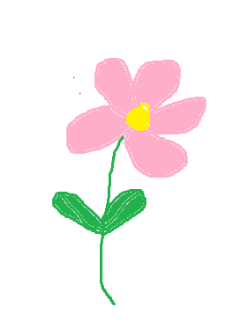
#> input picture Basicimage/gambar.jpg, 236 x 322 px
$ python praktek3.py
#> lines starting #> are read from the running program, lines starting #| are printed output that depends on the picture
import cv2
import matplotlib.pyplot as plt

# Baca gambar
image = cv2.imread('gambar.jpg')
#> image is the input picture: shape (322, 236, 3); mean B, G, R 240.6, 242.2, 247.4
image_rgb = cv2.cvtColor(image, cv2.COLOR_BGR2RGB)

# Tampilkan gambar asli
plt.figure(figsize=(6, 6))
plt.imshow(image_rgb)
plt.title("Gambar Asli")
plt.axis("off")
plt.show()

# Histogram RGB
colors = ('b', 'g', 'r')
plt.figure()
for i, color in enumerate(colors):
    hist = cv2.calcHist([image], [i], None, [256], [0, 256])
    plt.plot(hist, color=color, label=color.upper())

plt.title("Histogram RGB")
plt.xlabel("Intensitas Piksel")
plt.ylabel("Jumlah Piksel")
plt.legend()
plt.show()
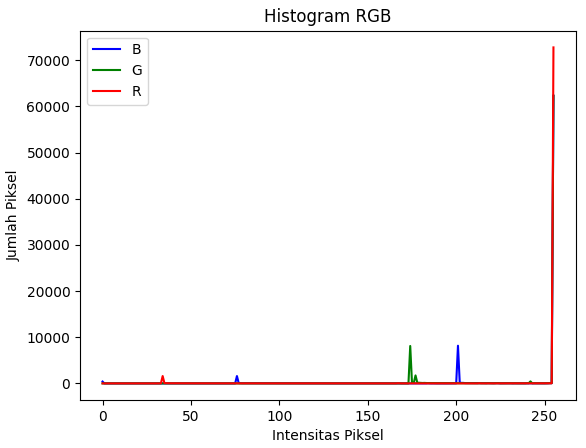
#> figure drawn by matplotlib, 1 panel; curve peaks at x = 255, y = 62313; curve peaks at x = 255, y = 62319; curve peaks at x = 255, y = 72788

# Konversi ke grayscale
gray = cv2.cvtColor(image, cv2.COLOR_BGR2GRAY)
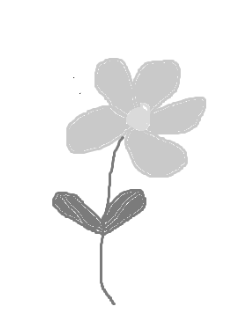
#> gray: shape (322, 236); min 122, max 255, mean 243.6
plt.figure()
plt.hist(gray.ravel(), 256, [0, 256], color='gray')
plt.title("Histogram Grayscale")
plt.xlabel("Intensitas Piksel")
plt.ylabel("Jumlah Piksel")
plt.show()
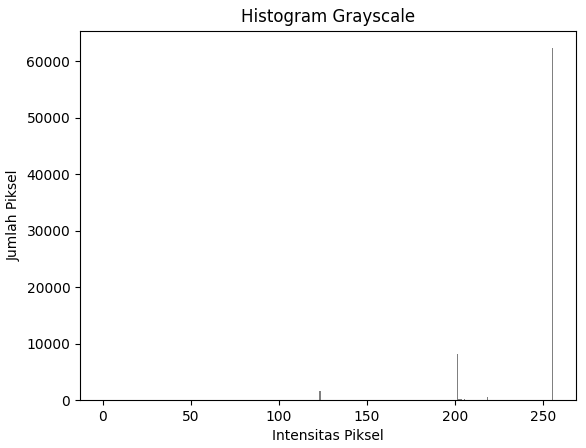
#> figure drawn by matplotlib, 1 panel; tallest bar 62317 high, from x = 255 to 256

$ run again, with Basicimage/th.jpeg copied over Basicimage/gambar.jpg
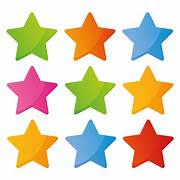
#> input picture Basicimage/th.jpeg, 180 x 180 px
#> image is the input picture: shape (180, 180, 3); mean B, G, R 192.5, 214.1, 226
#> `gray = cv2.cvtColor(image, cv2.COLOR_BGR2GRAY)`:
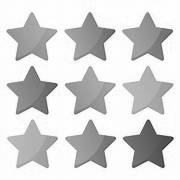
#> gray: shape (180, 180); min 34, max 255, mean 215.2
#> `plt.show()`:
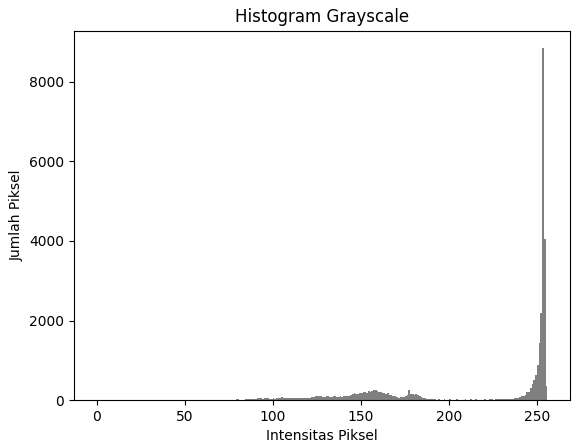
#> figure drawn by matplotlib, 1 panel; tallest bar 8844 high, from x = 253 to 254
